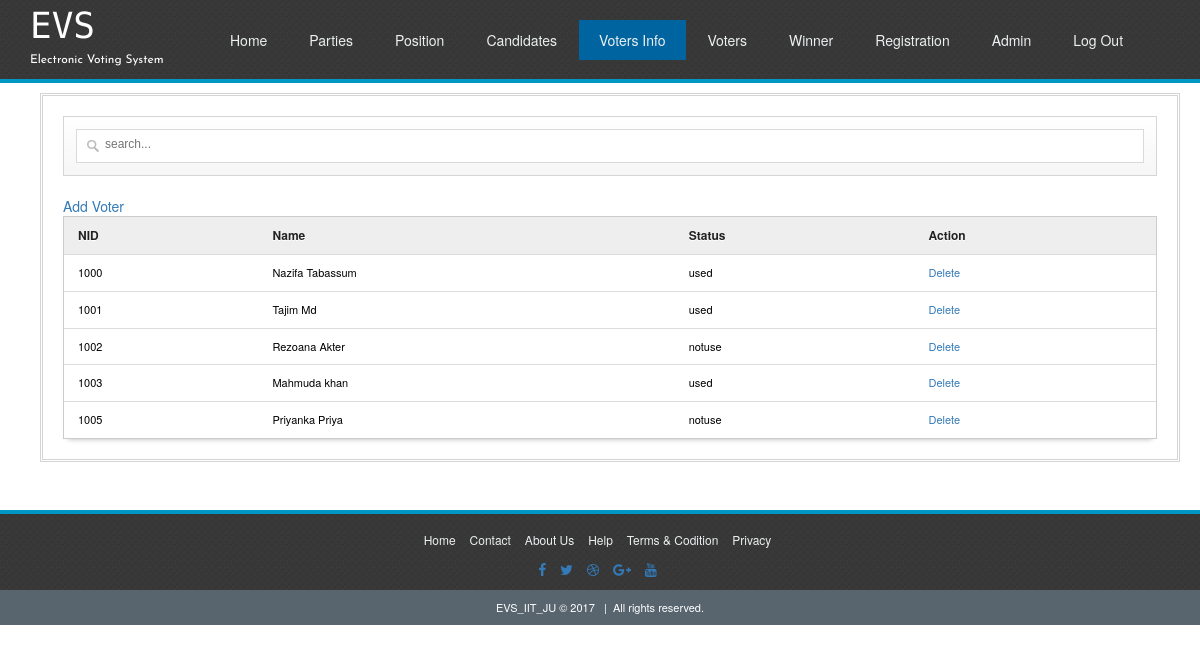
The page /admin/voterinfo.php (signed in) on the database its author committed.
### tables this page shows
CREATE TABLE IF NOT EXISTS `voter_list` (
  `id` int(10) NOT NULL AUTO_INCREMENT,
  `nid` varchar(100) NOT NULL,
  `name` varchar(100) NOT NULL,
  `status` varchar(100) NOT NULL,
  PRIMARY KEY (`id`)
);

### admin/voterinfo.php (the view, shortened to what this page needs)
<!DOCTYPE HTML>
<html lang="en-US">
<head>
	<link rel="stylesheet" type="text/css" href="css/bootstrap.min.css" media="all">
	<link rel="stylesheet" type="text/css" href="css/font-awesome.min.css" media="all">
	<link rel="stylesheet" type="text/css" href="css/normalize.css" media="all">
	<link rel="stylesheet" type="text/css" href="css/facebox.css" media="all">
	<link rel="stylesheet" type="text/css" href="admin.css" media="all">
</head>
<body>
	<div class="header-area" id="top">
		<div class="logo-menu">
			<div class="container">
				<div class="row ">
					<div class="logo-area col-md-2">
						<a href="#"><h1>EVS</h1></a>
						<p>Electronic Voting System</p>
					</div>
					<div class="menu col-md-offset-1 ">
						<ul>
							<li><a href="home.php">Home</a></li>
							<li><a href="parties.php">parties</a></li>
							<li><a href="position.php">position</a></li>
							<li><a href="candidates.php">candidates</a></li>
							<li class="current"><a href="voterinfo.php">voters info</a></li>
							<li><a href="voters.php">voters</a></li>
							<li><a href="winner.php">winner</a></li>
							<li><a href="register.php">Registration</a></li>
							<li><a href="admin.php">admin</a></li>
							<li><a href="logout.php">log out</a></li>
						</ul>
					</div>
				</div>
			</div>
		</div>
	</div>
	<div class="container  clearfix">
		<div class="two-thirds1 column">
			<div class="thewraper">
			<div id="formdesign"><input type="text" name="filter" value="" id="filter" placeholder="search..." autocomplete="off" /></div>
			<a rel="facebox" href="addidnum.php"> Add Voter </a>
			<table id="resultTable" data-responsive="table">
				<thead>
					<tr>
						<th> NID </th>
						<th> Name </th>
						<th> Status </th>
						<th> Action </th>
					</tr>
				</thead>
				<tbody>
					<?php
						include('connection/connect.php');
						$result = $db->prepare("SELECT * FROM voter_list");
						$result->execute();
						for($i=0; $row = $result->fetch(); $i++){
					?>
					<tr class="record">
						<td><?php echo $row['nid']; ?></td>
						<td><?php echo $row['name']; ?></td>
						<td><?php echo $row['status']; ?></td>
						<td><a href="#" id="<?php echo $row['id']; ?>" class="delbutton" title="Click To Delete">Delete</a></td>
					</tr>
					<?php
						}
					?>
				</tbody>
			</table>
			</div>
		</div>
	</div>
	<?php
		include 'footer.php';
	?>

### admin/admin.css (style rules this page uses)
* { -moz-transition: width 1s ease-in-out, left 1.5s ease-in-out; -webkit-transition: width 1s ease-in-out, left 1.5s ease-in-out; -moz-transition: width 1s ease-in-out, left 1.5s ease-in-out; -o-transition: width 1s ease-in-out, left 1.5s ease-in-out; transition: width 1s ease-in-out, left 1.5s ease-in-out; }
.header-area { background:#111111; }
.menu ul { list-style:none; margin:0; }
.menu>ul>li { float:left; position:relative; margin-right:2px; }
.menu ul li a { color:#ecf0f1; text-decoration:none; text-transform:capitalize; padding:10px 20px; display:block; }
.menu ul:after { content:''; clear:both; display:block; }
.menu ul .current a { background:#0064A0; }
.header-area .logo-area h1 { font-family: 'Monoton', cursive; color:white; font-size:36px; line-height:0.1; }
.header-area .logo-area p { font-family: 'Roboto', sans-serif; color:white; font-size:12px; font-family: 'Josefin Sans', sans-serif; }
.header-area .logo-area a { text-decoration:none; }
.menu { padding-top:20px; }
#top { border-bottom: 4px solid #0097C4; background: url("images/dark.png") repeat scroll 0 0 rgba(0, 0, 0, 0); margin-bottom: 10px; }
#formdesign { background: linear-gradient(to bottom, #FFFFFF 0%, #F6F6F6 100%) repeat scroll 0 0 rgba(0, 0, 0, 0); border: 1px solid #D5D5D5; padding: 12px; position: relative; margin: 20px 0; }
#filter { -moz-box-sizing: border-box; background: url("images/big_search.png") no-repeat scroll 10px 10px #FFFFFF; box-shadow: none; display: block; font-size: 12px; height: 34px; margin: 0; padding: 9px 140px 9px 28px; width: 100%; border: 1px solid #DADADA; transition: border 0.2s linear 0s, box-shadow 0.2s linear 0s; padding-top: 6px; }
table { border-collapse: separate; background-color: #FFFFFF; border-spacing: 0; max-width: 100%; }
#resultTable { color: #000000; text-shadow: 0 1px 0 #FFFFFF; width: 100%; border: 1px solid #CCCCCC; box-shadow: 0 5px 5px -5px rgba(0, 0, 0, 0.3); }
#resultTable thead tr th { background: none repeat scroll 0 0 #EEEEEE; color: #222222; padding: 10px 14px; text-align: left; border-top: 0 none; font-size: 12px; }
#resultTable tbody tr td { background-color: #FFFFFF; font-size: 11px; text-align: left; padding: 10px 14px; border-top: 1px solid #DDDDDD; }
.container .column, .container .columns { float: left; display: inline; margin-left: 10px; margin-right: 10px; }
.container .two-thirds1.column { width: 100%; border: double #D5D5D5; padding-bottom: 20px; }
.thewraper { margin: 0 20px; }
input { border: 1px solid #000000; padding: 5px; margin-bottom: 10px; }
.container:after { content: "\0020"; display: block; height: 0; clear: both; visibility: hidden; }
.clearfix:before, .clearfix:after, .row:before, .row:after { content: '\0020'; display: block; overflow: hidden; visibility: hidden; width: 0; height: 0; }
.row:after, .clearfix:after { clear: both; }
.row, .clearfix { zoom: 1; }

### rows shown on the page
voter_list: nid "1000", name "Nazifa Tabassum", status "used"
voter_list: nid "1001", name "Tajim Md", status "used"
voter_list: nid "1002", name "Rezoana Akter", status "notuse"
voter_list: nid "1003", name "Mahmuda khan", status "used"
voter_list: nid "1005", name "Priyanka Priya", status "notuse"
